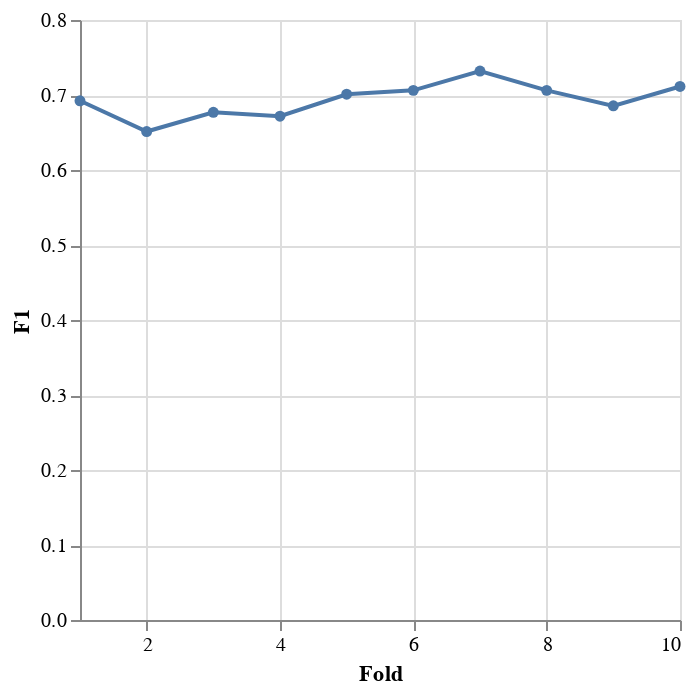

Write notebook code for a chart like this one.
### Code cell
alt.Chart(df_scores_loru.reset_index()).mark_line(
     point=alt.OverlayMarkDef()
).encode(
    x=alt.X("index", bin=False, title="Fold", axis=alt.Axis(tickCount=5)),
    y=alt.Y("logistic", aggregate="mean", title="F1")
)

### Figure 1 — Vega-Lite specification as saved in the notebook (floating-point values rounded to 4 significant figures)
{"config": {"view": {"continuousWidth": 300, "continuousHeight": 300}}, "data": {"name": "data-e3a4ffe938ec2bc765147b348aaa7e56"}, "mark": {"type": "line", "point": {}}, "encoding": {"x": {"axis": {"tickCount": 5}, "bin": false, "field": "index", "title": "Fold", "type": "quantitative"}, "y": {"aggregate": "mean", "field": "logistic", "title": "F1", "type": "quantitative"}}, "$schema": "https://vega.github.io/schema/vega-lite/v5.8.0.json", "datasets": {"data-e3a4ffe938ec2bc765147b348aaa7e56": [{"index": 1, "logistic": 0.6923}, {"index": 2, "logistic": 0.6513}, {"index": 3, "logistic": 0.6769}, {"index": 4, "logistic": 0.6718}, {"index": 5, "logistic": 0.701}, {"index": 6, "logistic": 0.7062}, {"index": 7, "logistic": 0.732}, {"index": 8, "logistic": 0.7062}, {"index": 9, "logistic": 0.6856}, {"index": 10, "logistic": 0.7113}]}}
